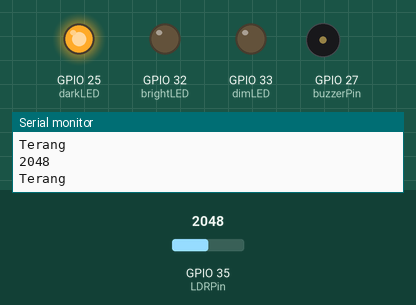
A sketch run on a simulated ESP32. Parts: output pins drawn as LEDs (lit = HIGH), buzzer (waves = sounding, pin HIGH), the last lines printed to the serial monitor. The test bench sets the inputs (shaded band); at power-on: GPIO 35 (LDRPin) = 2048.

Above: at 1.2 s.
1.3 s: GPIO 35 (LDRPin) set to 1059
4.3 s: GPIO 35 (LDRPin) set to 947
At 5.5 s:
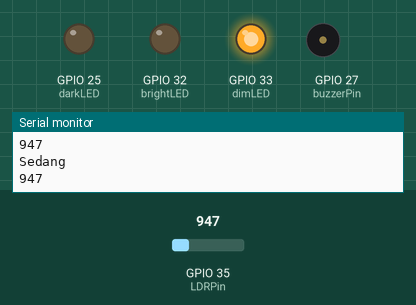
5.8 s: GPIO 35 (LDRPin) set to 543
7.3 s: GPIO 35 (LDRPin) set to 458
At 8.0 s:
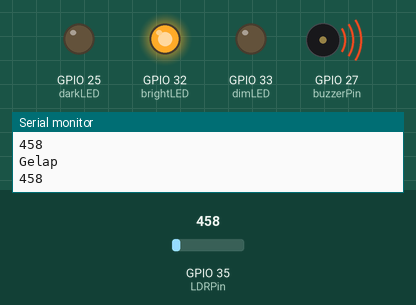
8.8 s: GPIO 35 (LDRPin) set to 540
At 9.2 s:
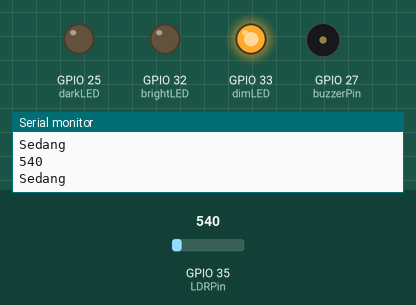
10.3 s: GPIO 35 (LDRPin) set to 491
At 11.6 s:
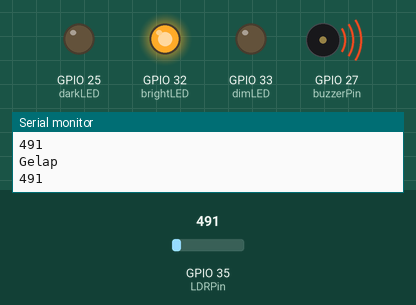
Timing chart, 0 to 12.8 s (numbered marks = the images above; inputs shaded):
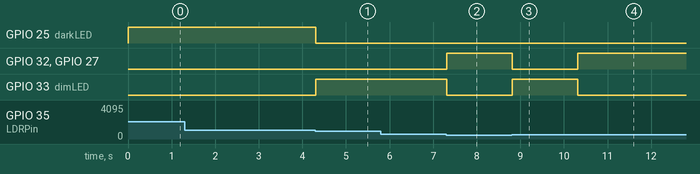

The sketch:

fixanalog.ino
```cpp
#include <Arduino.h>

const int LDRPin = 35;
const int darkLED = 25;
const int dimLED = 33;
const int brightLED = 32;
const int buzzerPin = 27;

void setup() {
  pinMode(darkLED, OUTPUT);
  pinMode(dimLED, OUTPUT);
  pinMode(brightLED, OUTPUT);
  pinMode(buzzerPin, OUTPUT);
  Serial.begin(9600);
}

void loop() {
  int sensorValue = analogRead(LDRPin);
  Serial.println(sensorValue);

  if (sensorValue < 500) {
    analogWrite(darkLED, 0);
    analogWrite(dimLED, 0);
    analogWrite(brightLED, 255);
    digitalWrite(buzzerPin, HIGH);
    Serial.println("Gelap");
  } else if (sensorValue >= 500 && sensorValue < 1000) {
    // Cahaya redup
    analogWrite(darkLED, 0);
    analogWrite(dimLED, 255);
    analogWrite(brightLED, 0);
    digitalWrite(buzzerPin, LOW);
    Serial.println("Sedang");
  } else {
    // Cahaya terang
    analogWrite(darkLED, 255);
    analogWrite(dimLED, 0);
    analogWrite(brightLED, 0);
    digitalWrite(buzzerPin, LOW);
    Serial.println("Terang");
  }
}
```

Measured:
- the behaviour switches between 1000 and 999 on GPIO 35 (LDRPin) (found by bisection; images 0 and 1)
- the behaviour switches between 500 and 499 on GPIO 35 (LDRPin) (found by bisection; images 1 and 2)
- after the input at 4.3 s, GPIO 25 (darkLED): HIGH → LOW at once; GPIO 33 (dimLED): LOW → HIGH at once
- after the input at 7.3 s, GPIO 32 (brightLED), GPIO 27 (buzzerPin): LOW → HIGH at once; GPIO 33 (dimLED): HIGH → LOW at once
- after the input at 8.8 s, GPIO 32 (brightLED), GPIO 27 (buzzerPin): HIGH → LOW at once; GPIO 33 (dimLED): LOW → HIGH at once
- after the input at 10.3 s, GPIO 32 (brightLED), GPIO 27 (buzzerPin): LOW → HIGH at once; GPIO 33 (dimLED): HIGH → LOW at once
